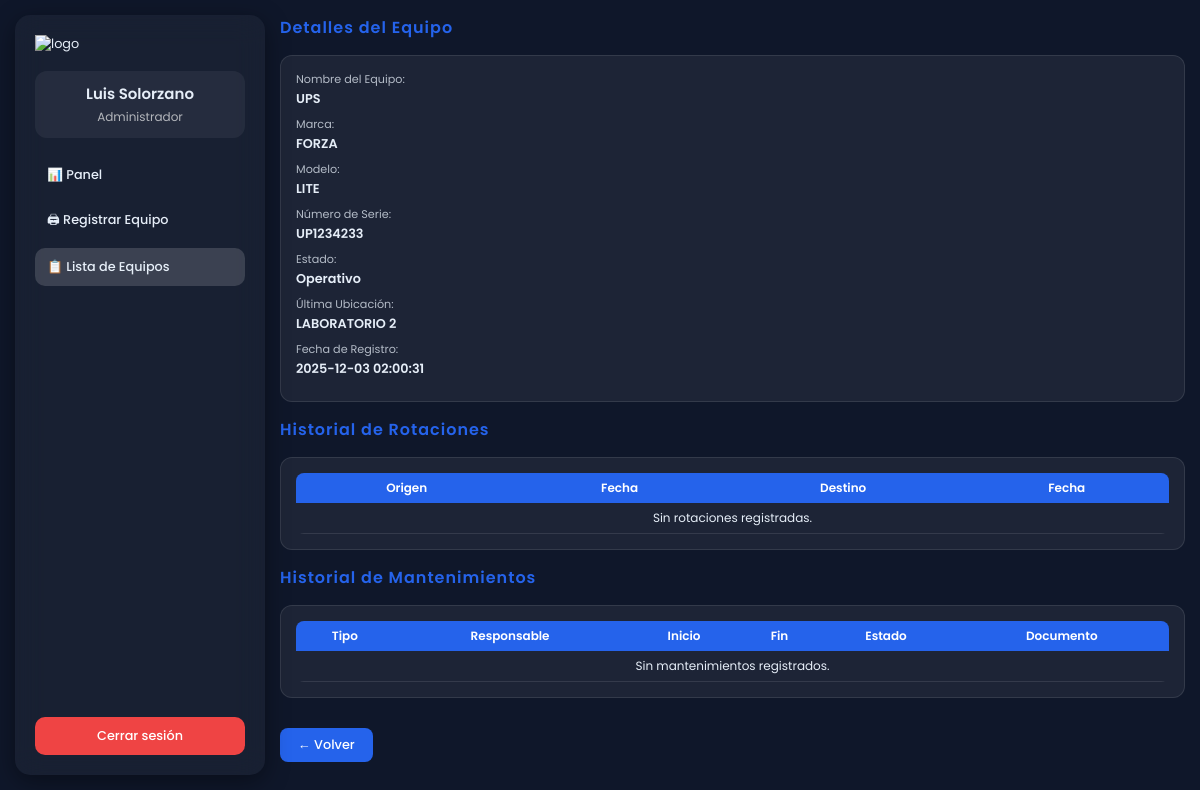
/ver_equipo.php?id=22 (signed in), run on the app's committed database.
### tables this page shows
CREATE TABLE `equipos` (
  `id_equipo` int(11) NOT NULL,
  `codigo_patrimonial` varchar(50) DEFAULT NULL,
  `nombre_equipo` varchar(150) NOT NULL,
  `categoria` varchar(50) NOT NULL,
  `marca` varchar(100) DEFAULT NULL,
  `modelo` varchar(100) DEFAULT NULL,
  `numero_serie` varchar(100) DEFAULT NULL,
  `estado` enum('Operativo','En Reparación','Dado de Baja') DEFAULT 'Operativo',
  `ubicacion` varchar(150) DEFAULT NULL,
  `fecha_registro` timestamp NOT NULL DEFAULT current_timestamp(),
  `ultimo_mantenimiento` date DEFAULT NULL
);

### ver_equipo.php (the view, shortened to what this page needs)
<?php
require_once "conexion.php";
$id = intval($_GET['id']);
$sql = "SELECT * FROM equipos WHERE id_equipo = $id LIMIT 1";
$result = $conn->query($sql);
$equipo = $result->fetch_assoc();
$sql_rot = "SELECT * FROM rotaciones WHERE id_equipo = $id ORDER BY fecha_destino DESC";
$rotaciones = $conn->query($sql_rot);
$sql_mant = "SELECT * FROM mantenimientos WHERE id_equipo = $id ORDER BY fecha_inicio DESC";
$mantenimientos = $conn->query($sql_mant);
$ultima_ubicacion = $equipo['ubicacion'];
$nombre = $_SESSION['nombre'] ?? 'Usuario';
$rol = $_SESSION['rol'] ?? 'Invitado';
?>
<!DOCTYPE html>
<html lang="es">
<head>
</head>
<body>
<div class="sidebar">
  <div class="logo-box"><img src="img/logo.png" alt="logo"></div>
  <div class="user-box"><h3><?= htmlspecialchars($nombre) ?></h3><span><?= htmlspecialchars(ucfirst($rol)) ?></span></div>
  <div class="nav">
    <a href="panel.php">📊 Panel</a>
    <a href="registrar_equipo.php">🖨 Registrar Equipo</a>
    <a href="lista_equipos.php" class="active">📋 Lista de Equipos</a>
  </div>
  <a class="logout-btn" href="logout.php">Cerrar sesión</a>
</div>
<div class="content">
  <h2 class="section-title">Detalles del Equipo</h2>
  <div class="glass-card">
    <div class="info-item"><div class="label">Nombre del Equipo:</div><div class="value"><?= $equipo['nombre_equipo'] ?></div></div>
    <div class="info-item"><div class="label">Marca:</div><div class="value"><?= $equipo['marca'] ?></div></div>
    <div class="info-item"><div class="label">Modelo:</div><div class="value"><?= $equipo['modelo'] ?></div></div>
    <div class="info-item"><div class="label">Número de Serie:</div><div class="value"><?= $equipo['numero_serie'] ?></div></div>
    <div class="info-item"><div class="label">Estado:</div><div class="value"><?= $equipo['estado'] ?></div></div>
    <div class="info-item"><div class="label">Última Ubicación:</div><div class="value"><?= $ultima_ubicacion ?></div></div>
    <div class="info-item"><div class="label">Fecha de Registro:</div><div class="value"><?= $equipo['fecha_registro'] ?></div></div>
  </div>
  <h2 class="section-title">Historial de Rotaciones</h2>
  <div class="glass-card">
    <table>
      <tr><th>Origen</th><th>Fecha</th><th>Destino</th><th>Fecha</th></tr>
      <?php if($rotaciones->num_rows>0):
        $rotaciones->data_seek(0);
        while($rot=$rotaciones->fetch_assoc()): ?>
          <tr>
            <td><?= $rot['origen'] ?></td>
            <td><?= $rot['fecha_origen'] ?></td>
            <td><?= $rot['destino'] ?></td>
            <td><?= $rot['fecha_destino'] ?></td>
          </tr>
      <?php endwhile; else: ?>
        <tr><td colspan="4" style="text-align:center;">Sin rotaciones registradas.</td></tr>
      <?php endif; ?>
    </table>
  </div>
  <h2 class="section-title">Historial de Mantenimientos</h2>
  <div class="glass-card">
    <table>
      <thead>
        <tr>
          <th>Tipo</th>
          <th>Responsable</th>
          <th>Inicio</th>
          <th>Fin</th>
          <th>Estado</th>
          <th>Documento</th>
        </tr>
      </thead>
      <tbody>
        <?php if($mantenimientos->num_rows > 0):
          $mantenimientos->data_seek(0);
          while($m = $mantenimientos->fetch_assoc()): ?>
            <tr>
              <td><?= htmlspecialchars($m['tipo']) ?></td>
              <td><?= htmlspecialchars($m['responsable'] ?: '—') ?></td>
              <td><?= $m['fecha_inicio'] ?: '—' ?></td>
              <td><?= $m['fecha_fin'] ?: '—' ?></td>
              <td>
                <?php
                  if($m['estado'] === 'Completado'){
                    echo '<span class="badge badge-success">Completado</span>';
                  }elseif($m['estado'] === 'En Proceso'){
                    echo '<span class="badge badge-warn">En Proceso</span>';
                  }else{
                    echo '<span class="badge badge-danger">'.htmlspecialchars($m['estado']).'</span>';
                  }
                ?>
              </td>
              <td>
                <?php if(!empty($m['documento'])): ?>
                  <a href="<?= htmlspecialchars($m['documento']) ?>" target="_blank" style="color:#2563eb;">Ver</a>
                <?php else: ?>
                  —
                <?php endif; ?>
              </td>
            </tr>
        <?php endwhile; else: ?>
          <tr><td colspan="6" style="text-align:center;">Sin mantenimientos registrados.</td></tr>
        <?php endif; ?>
      </tbody>
    </table>
  </div>
  <a href="lista_equipos.php" class="btn-volver">← Volver</a>
</div>
</body>
</html>

### ver_equipo.php (style rules this page uses)
:root { --bg:#0f172a; --glass: rgba(255,255,255,0.06); --accent:#e6eef8; --muted:rgba(255,255,255,0.65); --primary:#2563eb; --success:#16a34a; --warn:#f59e0b; --danger:#ef4444; }
* { box-sizing:border-box;margin:0;padding:0 }
body { font-family:'Poppins',sans-serif;background:var(--bg);color:var(--accent);display:flex;min-height:100vh;padding:15px;font-size:0.8rem; }
.sidebar { width:250px;background:rgba(255,255,255,0.04);backdrop-filter:blur(14px);border-radius:15px;padding:20px;display:flex;flex-direction:column;gap:18px;position:sticky;top:10px;height:95vh;box-shadow:0 6px 25px rgba(0,0,0,0.4); }
.logo-box img { width:100px }
.user-box { background:rgba(255,255,255,0.06);padding:12px;border-radius:12px;text-align:center; }
.user-box h3 { margin-bottom:3px;font-weight:600 }
.user-box span { color:var(--muted);font-size:0.75rem }
.nav { display:flex;flex-direction:column;gap:6px }
.nav a { padding:10px 12px;border-radius:10px;text-decoration:none;color:var(--accent);font-weight:500;transition:0.3s; }
.nav .active { background:rgba(255,255,255,0.15) }
.logout-btn { margin-top:auto;padding:10px;background:var(--danger);border-radius:10px;text-align:center;text-decoration:none;color:white;font-weight:500;transition:0.3s; }
.content { flex:1;margin-left:15px }
.section-title { font-size:1rem;font-weight:600;margin-bottom:15px;color:var(--primary);letter-spacing:1px; }
.glass-card { background:var(--glass);padding:15px;border-radius:12px;border:1px solid rgba(255,255,255,0.1);margin-bottom:15px;transition:0.25s; }
.info-item { margin-bottom:8px; }
.label { font-size:0.7rem;opacity:0.75; }
.value { font-size:0.8rem;font-weight:600;margin-top:2px; }
table { width:100%;border-collapse:collapse;font-size:0.75rem;border-radius:8px;overflow:hidden; }
th,td { padding:6px;border-bottom:1px solid rgba(255,255,255,0.1); }
th { background:var(--primary);color:#fff;font-weight:600;border-bottom:none; }
.btn-volver { display:inline-block;margin-top:15px;padding:8px 18px;background:var(--primary);border-radius:8px;color:#fff;text-decoration:none;font-weight:500;transition:0.2s; }

### data on the page
equipos: nombre_equipo "UPS", marca "FORZA", modelo "LITE", numero_serie "UP1234233", estado "Operativo", ubicacion "LABORATORIO 2", fecha_registro "2025-12-03 02:00:31"

### other printed values
$nombre "Luis Solorzano"
$rol "Administrador"
